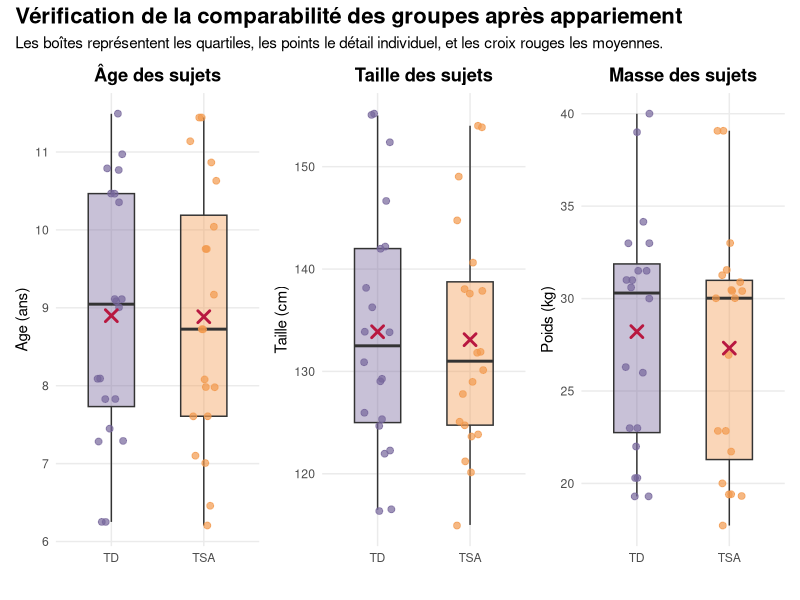

This chart was generated by the following R code:
## ---- chunk 1
library(tidyverse)
library(ggplot2)
library(readxl)
library(dplyr)
library(patchwork)
## ---- chunk 2
DataPosturo <- read_excel("DataPosturo_P2.xlsx")
summary(DataPosturo)
## ---- chunk 3
# Préparer les tables NT et TSA
table_NT <- DataPosturo %>%
  filter(Sujets == "TD") %>%
  select(c("Names","Sujets","Age","Poids","Taille"))

table_TSA <- DataPosturo %>%
  filter(Sujets == "TSA") %>%
  select(c("Names","Sujets","Age","Poids","Taille"))
## ---- chunk 4
appariement <- function(data1, data2, max_pairs = 20, caliper = 2) {

  X1 <- as.matrix(data1[, c("Age","Poids","Taille")])
  X2 <- as.matrix(data2[, c("Age","Poids","Taille")])
  S <- cov(rbind(X1, X2))
  
  distance_matrix <- matrix(NA, nrow = nrow(X1), ncol = nrow(X2))
  for(i in 1:nrow(X1)){
    for(j in 1:ncol(distance_matrix)){
      distance_matrix[i,j] <- mahalanobis(X1[i,], X2[j,], S)
    }
  }
  
  matches <- data.frame()
  
  for(i in 1:nrow(distance_matrix)){
    for(j in 1:ncol(distance_matrix)){
      d <- distance_matrix[i,j]
      if(d <= caliper){
        new_row <- cbind(data1[i,], data2[j,], Distance = d)
        # Renommer pour éviter les doublons
        names(new_row) <- c(paste0(names(data1), "_NT"),
                            paste0(names(data2), "_TSA"),
                            "Distance")
        
        if(nrow(matches) < max_pairs){
          matches <- rbind(matches, new_row)
        } else {
          max_current <- max(matches$Distance)
          if(d < max_current){
            idx_remove <- which.max(matches$Distance)
            matches[idx_remove, ] <- new_row
          }
        }
      }
    }
  }
  
  matches <- matches[order(matches$Distance), ]
  
  # --- Déplier en 2 lignes par match ---
  matches_long <- bind_rows(
    matches %>%
      transmute(
        Names = Names_NT,
        Sujets = Sujets_NT,
        Age = Age_NT,
        Poids = Poids_NT,
        Taille = Taille_NT,
        Compatibilite = Names_TSA
      ),
    matches %>%
      transmute(
        Names = Names_TSA,
        Sujets = Sujets_TSA,
        Age = Age_TSA,
        Poids = Poids_TSA,
        Taille = Taille_TSA,
        Compatibilite = Names_NT
      )
  )
  
  return(matches_long)
}
## ---- chunk 5
table_appariement <- appariement(table_NT, table_TSA)
dim(table_appariement)  # 40 lignes si 20 matches
head(table_appariement)
## ---- chunk 6
#library(dplyr)
vars <- c("Age", "Taille", "Poids")

table_appariement$Age    <- as.numeric(as.character(table_appariement$Age))
table_appariement$Taille <- as.numeric(as.character(table_appariement$Taille))
table_appariement$Poids  <- as.numeric(as.character(table_appariement$Poids))

desc_stats <- table_appariement %>%
  group_by(Sujets) %>%
  summarise(across(all_of(vars), list(mean = mean, sd = sd)))
print(desc_stats)
## ---- chunk 7
calc_smd <- function(v, d) {
  g1 <- d[d$Sujets == "TSA", v]
  g2 <- d[d$Sujets == "TD", v]
  
  g1 <- g1[!is.na(g1)]
  g2 <- g2[!is.na(g2)]
  
  diff_moy <- mean(g1) - mean(g2)
  sd_pool  <- sqrt((sd(g1)^2 + sd(g2)^2) / 2)
  
  return(abs(diff_moy / sd_pool))
}
## ---- chunk 8

sapply(vars, calc_smd, d = table_appariement)
## ---- chunk 9
analyser_variable <- function(var, df) {
  g_TSA <- df[[var]][df$Sujets == "TSA"]
  g_TD  <- df[[var]][df$Sujets == "TD"]
  
  shapiro_tsa <- shapiro.test(g_TSA)$p.value
  shapiro_td  <- shapiro.test(g_TD)$p.value
  is_normal   <- (shapiro_tsa > 0.05 && shapiro_td > 0.05)
  
  if (is_normal) {
    # Test de variance pour décider entre Student et Welch
    p_var <- var.test(g_TSA, g_TD)$p.value
    type_test <- if(p_var > 0.05) "Student" else "Welch"
    res_test <- t.test(g_TSA, g_TD, var.equal = (p_var > 0.05))
  } else {
    type_test <- "Mann-Whitney"
    res_test <- wilcox.test(g_TSA, g_TD)
  }
  
  # Retourne un dataframe d'une ligne
  data.frame(
    Variable = var,
    Shapiro_TSA = round(shapiro_tsa, 4),
    Shapiro_TD = round(shapiro_td, 4),
    Normalite = is_normal,
    Test_Utilise = type_test,
    P_Value = round(res_test$p.value, 4),
    Appariement_OK = (res_test$p.value > 0.05)
  )
}
## ---- chunk 10
resultats_finaux <- do.call(rbind, lapply(vars, analyser_variable, df = table_appariement))

print(resultats_finaux)
## ---- chunk 11
creer_plot_appariement <- function(var_name, titre, unite) {
  ggplot(table_appariement, aes(x = Sujets, y = .data[[var_name]], fill = Sujets)) +
    geom_boxplot(alpha = 0.4, outlier.shape = NA, width = 0.5) +
    geom_jitter(aes(color = Sujets), width = 0.15, alpha = 0.7, size = 2) +
    stat_summary(fun = mean, geom = "point", shape = 4, size = 3, color = "#B81840FF", stroke = 1.5) +
    
    scale_fill_manual(values = c("TD" = "#76669BFF", "TSA" = "#F2994EFF")) +
    scale_color_manual(values = c("TD" = "#76669BFF", "TSA" = "#F2994EFF")) +
    labs(title = titre, y = paste(var_name, unite), x = "") +
    theme_minimal() +
    theme(legend.position = "none",
          plot.title = element_text(face = "bold", hjust = 0.5),
          panel.grid.minor = element_blank())
}

# Génération des trois graphiques
p1 <- creer_plot_appariement("Age", "Âge des sujets", "(ans)")
p2 <- creer_plot_appariement("Taille", "Taille des sujets", "(cm)")
p3 <- creer_plot_appariement("Poids", "Masse des sujets", "(kg)")

# Assemblage final
figure_finale <- p1 + p2 + p3 + 
  plot_annotation(title = "Vérification de la comparabilité des groupes après appariement",
                  subtitle = "Les boîtes représentent les quartiles, les points le détail individuel, et les croix rouges les moyennes.",
                  theme = theme(plot.title = element_text(size = 16, face = "bold")))

print(figure_finale)

# Sauvegarde pour le rapport
# ggsave("Verification_Appariement.png", figure_finale, width = 12, height = 5, dpi = 300)
## ---- chunk 12
rm(list = c("figure_finale", "p1", "p2", "p3", "analyser_variable", "calc_smd", "creer_plot_appariement", "resultats_finaux", "desc_stats", "vars"))
## ---- chunk 13
find_extremum <- function(data, col) {
  
  x <- data[[col]]
  
  Q1 <- quantile(x, 0.25, na.rm = TRUE)
  Q3 <- quantile(x, 0.75, na.rm = TRUE)
  
  maxi <- min(max(x, na.rm = TRUE), Q3 + 1.5 * (Q3 - Q1))
  mini <- max(min(x, na.rm = TRUE), Q1 - 1.5 * (Q3 - Q1))
  
  extremum <- x[x < mini | x > maxi]
  
  if (length(extremum) == 0) {              #pour que ce soit plus lisible
    extremum <- NA
  }
  
  list(
    variable = col,
    extremum = extremum,
    n_extremum = sum(!is.na(extremum)),
    mini = mini,
    maxi = maxi
  )
}
## ---- chunk 14
find_extremum_df <- function(data) {
  
  num_cols <- sapply(data, is.numeric)
  
  extremum_list <- lapply(
    names(data)[num_cols],                    #permet d'avoir le nom des                                                           colonnes numeriques
    function(col) find_extremum(data, col)
  )
  
  names(extremum_list) <- names(data)[num_cols]
  
  return(extremum_list)
}
## ---- chunk 15
count_extremum_df <- function(data) {
  extremum_list <- find_extremum_df(data)
  sum(sapply(extremum_list, function(x) x$n_extremum))
}

count_extremum_df(table_appariement)              #retourne le nombre de valeurs                                                                                aberrantes totales
## ---- chunk 16
remove_extremum_df <- function(data) {
  
  data_clean <- data
  extremum_list <- find_extremum_df(data)
  
  for (col in names(extremum_list)) {
    
    mini <- extremum_list[[col]]$mini
    maxi <- extremum_list[[col]]$maxi
    
    x <- data[[col]]
    
    # Remplacement par les bornes min/max acceptables (winsorisation)
    x[x > maxi] <- maxi
    x[x < mini] <- mini
    
    data_clean[[col]] <- x
  }
  
  return(data_clean)
}

data_clean <- remove_extremum_df(table_appariement)
count_extremum_df(data_clean)
## ---- chunk 17
rm(list = c("count_extremum_df", "find_extremum", "find_extremum_df", "remove_extremum_df"))
